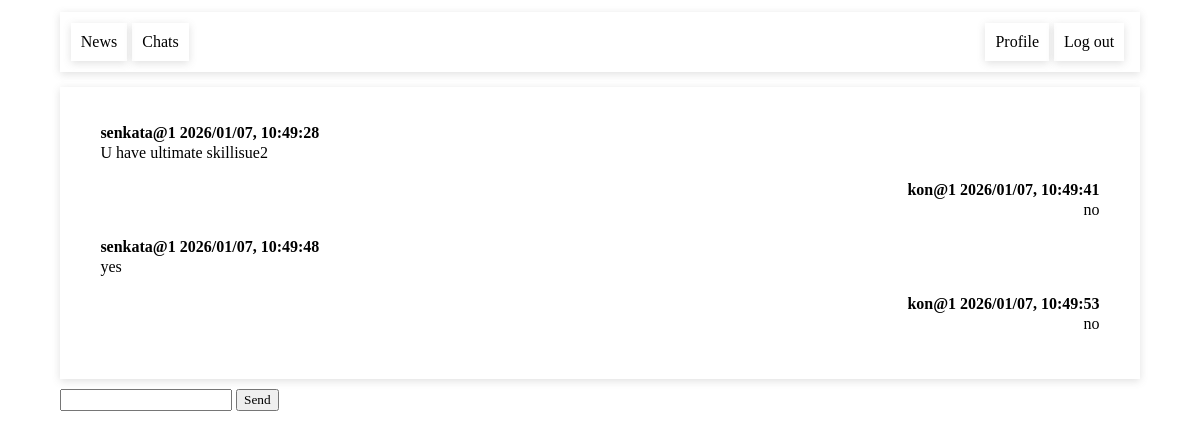
The page /chatlist/3 (signed in) on the database its author committed.
### tables this page shows
CREATE TABLE message (
    id INTEGER PRIMARY KEY,
    text TEXT NOT NULL,
    datetime DATETIME NOT NULL,
    chat_id INTEGER NOT NULL,
    sender_id INTEGER NOT NULL,
    FOREIGN KEY (chat_id) REFERENCES chat(id),
    FOREIGN KEY (sender_id) REFERENCES client(id)
);

CREATE TABLE client (
    id INTEGER PRIMARY KEY,
    email TEXT NOT NULL,
    password TEXT NOT NULL
, about, username);

### main.py (the view)
@app.route('/chatlist/<chat_id>')
@login_required
def chat(chat_id):
    messages = getMessagesByChatId(int(chat_id))
    for i in range(len(messages)):
        messages[i].update({"sender_email": getUserById(messages[i]["sender_id"])["email"]})
    return render_template("chat.html", messages=messages, chat_id=chat_id)

### db/clients.py (called while the page is built)
def getUserById(id):
    connection = get_connection()
    query = "SELECT * FROM client WHERE id = (?)"
    args = (id,)
    cur = connection.execute(query, args)
    res = cur.fetchone()
    cur.close()
    return res

### db/config.py (called while the page is built)
def get_connection():
    connection = sqlite3.connect(DATABASE)
    connection.row_factory = dict_factory
    return connection

def dict_factory(cursor, row):
    d = {}
    for idx, col in enumerate(cursor.description):
        d[col[0]] = row[idx]
    return d

### db/messages.py (called while the page is built)
def getMessagesByChatId(id):
    connection = get_connection()
    connection.execute("""
CREATE TABLE IF NOT EXISTS message (
    id INTEGER PRIMARY KEY,
    text TEXT NOT NULL,
    datetime DATETIME NOT NULL,
    chat_id INTEGER NOT NULL,
    sender_id INTEGER NOT NULL,
    FOREIGN KEY (chat_id) REFERENCES chat(id),
    FOREIGN KEY (sender_id) REFERENCES client(id)
)
    """)
    query = """SELECT * FROM message WHERE chat_id = ?"""
    args = [id]
    cur = connection.execute(query, args)
    res = cur.fetchall()
    cur.close()
    connection.close()
    return res

### main.py (called while the page is built)
def login_required(f):
    @wraps(f)
    def check_permissions(*args, **kwargs):
        client_id = session.get("id")
        if client_id is None:
            return redirect(url_for('sign_in'))
        return f(*args, **kwargs)
    return check_permissions

### templates/chat.html (shortened to what this page needs)
<!DOCTYPE html>
<html>
<head>
  <link href="{{ url_for('static', filename="styles/global.css") }}" rel="stylesheet" type="text/css" />
  <link href="{{ url_for('static', filename="styles/chat.css") }}" rel="stylesheet" type="text/css" />
</head>
<body>
  <div class="main">
      <div class="navigation ">
          <div class="navigation-side">
              {% if session["id"] %}
              <div class="navigation-item">
                  <a href="{{url_for('feed')}}">News</a>
              </div>
              <div class="navigation-item">
                  <a href="{{url_for('chat_list')}}">Chats</a>
              </div>
              {% endif %}
          </div>
          <div class="navigation-side">
              {% if session["id"] %}
              <div class="navigation-item">
                   <a href="{{url_for('profile', client_id = session['id'])}}">Profile</a>
              </div>
              {% else %}
              <div class="navigation-item">
                  <a href="{{url_for('sign_in')}}">Log in</a>
              </div>
              {% endif %}
              {% if session["id"] %}
              <div class="navigation-item">
                  <a href="{{url_for('log_out')}}">Log out</a>
              </div>
              {% endif %}
          </div>
      </div>
      {% if messages|length == 0 %}
    <div class="box">No messages yet...</div>
    {% else %}
    <div class="box" id="messages-holder">
        {% for message in messages %}
        <div>
              {% if message.sender_id != session['id'] %}
              <div class="message left">
                  <div class="message-header">
                      <span class="message-author">{{message.sender_email}}</span>
                      <span class="message-datetime">{{message.datetime}}</span>
                  </div>
                  <div class="message-text">{{message.text}}</div>
              </div>
              {% else %}
              <div class="message right">
                  <div class="message-header">
                      <span class="message-author">{{message.sender_email}}</span>
                      <span class="message-datetime">{{message.datetime}}</span>
                  </div>
                  <div class="message-text">{{message.text}}</div>
              </div>
              {% endif %}
        </div>
        {% endfor %}
    </div>
    {% endif %}
    <input type="text" id="text" autocomplete="off">
    <button onclick="sendMessage()">Send</button>
  </div>
</body>
</html>

### static/styles/global.css (style rules this page uses)
* { font-family: 'Ariel', cursive; margin: 0px; }
a { text-decoration: none; color: black; }
.box { padding: 3%; box-shadow: rgba(99, 99, 99, 0.2) 0px 2px 8px 0px; margin-bottom: 10px; }
.navigation { padding: 1%; box-shadow: rgba(99, 99, 99, 0.2) 0px 2px 8px 0px; margin-bottom: 15px; display: flex; justify-content: space-between; }
.navigation-side { display: flex; justify-content: space-between; }
.navigation-item { text-decoration: none; box-shadow: rgba(99, 99, 99, 0.2) 0px 2px 8px 0px; padding: 10px; color: black; margin-right: 5px; }
.main { margin: 1%; margin-left: 5%; margin-right: 5%; }

### static/styles/chat.css (style rules this page uses)
.message { margin-left: 3px; margin-right: 3px; margin-bottom: 9px; padding: 5px; }
.left { text-align: start; }
.right { text-align: end; }
.message-header { font-weight: bold; margin-bottom: 2px; }
#messages-holder { display: block; max-height: 60vh; overflow: scroll; overflow-x: hidden; }

### rows shown on the page
message: sender_email "senkata@1", datetime "2026/01/07, 10:49:28", text "U have ultimate skillisue2"
message: sender_email "kon@1", datetime "2026/01/07, 10:49:41", text "no"
message: sender_email "senkata@1", datetime "2026/01/07, 10:49:48", text "yes"
message: sender_email "kon@1", datetime "2026/01/07, 10:49:53", text "no"
